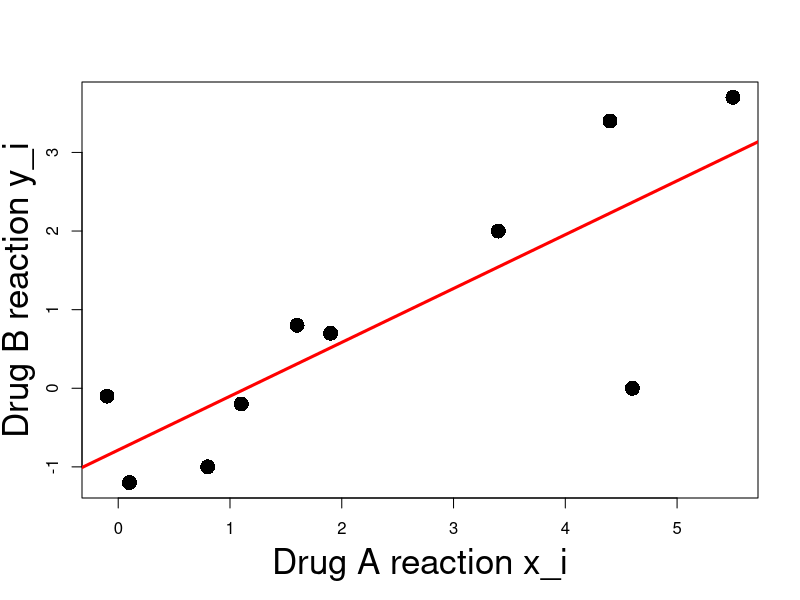

This chart was generated by the following R code:
# Input blood pressure changes data into data-frame
changes <- data.frame(drug_A = c(1.9, 0.8, 1.1, 0.1, -0.1, 
                                 4.4, 4.6, 1.6, 5.5, 3.4),
                      drug_B = c(0.7, -1.0, -0.2, -1.2, -0.1, 
                                 3.4, 0.0, 0.8, 3.7, 2.0)
                     )

# Assign data-frame columns to vectors x and y
x <- changes$drug_A
y <- changes$drug_B

# Compute averages xbar and ybar
xbar <- mean(x)
ybar <- mean(y)

# Compute covariances S_xx and S_xy
S_xx <- var(x)
S_xy <- cov(x,y)

# Compute least-square line coefficients
beta <- S_xy / S_xx
alpha <- ybar - beta * xbar

# Plot the data
plot(x, y, xlab = "", ylab = "", pch = 16, cex = 2)

# Add labels
mtext("Drug A reaction x_i", side = 1, line = 3, cex = 2.1)
mtext("Drug B reaction y_i", side = 2, line = 2.5, cex = 2.1)

# Compute least-squares line on grid
x_grid <- seq(from = -1, to = 6, by = 0.1)
y_grid <- beta * x_grid + alpha

# Plot the least-squares line
lines(x_grid, y_grid, col = "red", lwd = 3)